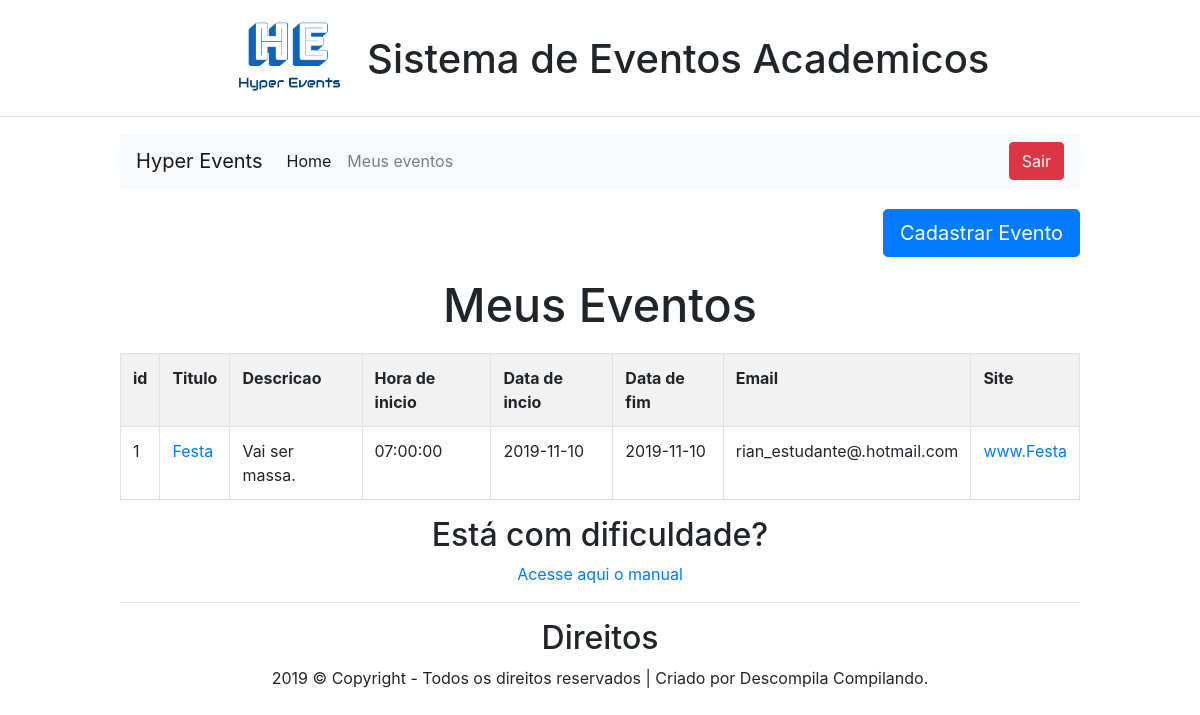
/views/Eventos/Listar/lista_eventos.php (signed in), run on the app's committed database.
### tables this page shows
create table eventos(
    evento_id int not null auto_increment,
    user_id int not null,
    titulo_evento varchar(200) not null,
    descricao varchar(500) not null,
    url_evento varchar(200),
    data_inicio date not null,
    data_fim date not null,
    hora_inicio time not null,
    hora_fim time not null,
    email varchar(100) not null,
    primary key(evento_id),
    foreign key(user_id) references usuario(user_id)
);

### Controls/Listar/lista_eventos.php (the view, shortened to what this page needs)
<?php
	$id = $_SESSION['id'];
	require_once '../../../Controls/conexao.php';
	$sql = "select * from eventos where user_id = '{$id}'";
?>
<h2 class="text-center mx-auto" style="margin: 20px; font-size: 35pt;">Meus Eventos</h2>
<table class="table table-condensed table-striped table-bordered table-hover">
	<tr>
		<th>id</th>
		<th>Titulo</th>
		<th>Descricao</th>
		<th>Hora de inicio</th>
		<th>Data de incio</th>
		<th>Data de fim</th>
		<th>Email</th>
		<th>Site</th>
	</tr>
<?php
	$result = mysqli_query($conexao, $sql);
	while ($tlb = mysqli_fetch_array($result)) {
		$Titulo = $tlb['titulo_evento'];
		$Descricao = $tlb['descricao'];
		$hora_inicio = $tlb['hora_inicio'];
		$data_inicio = $tlb['data_inicio'];
		$data_fim = $tlb['data_fim'];
		$email = $tlb['email'];
		$url_evento = $tlb['url_evento'];
		$id_evento = $tlb['evento_id'];
		echo "<tr>";
		echo "<td>$id_evento</td>";
		echo "<td><a href='../informacoes_evento.php?id=$id_evento'>$Titulo</a></td>";
		echo "<td>$Descricao</td>";
		echo "<td>$hora_inicio</td>";
		echo "<td>$data_inicio</td>";
		echo "<td>$data_fim</td>";
		echo "<td>$email</td>";
		echo "<td><a href='$url_evento'>$url_evento</a></td>";
		echo "</tr>";
	}
?>
</table>

### data on the page
eventos: evento_id "1", titulo_evento "Festa", descricao "Vai ser massa.", hora_inicio "07:00:00", data_inicio "2019-11-10", data_fim "2019-11-10", email "rian_estudante@.hotmail.com", url_evento "www.Festa"
